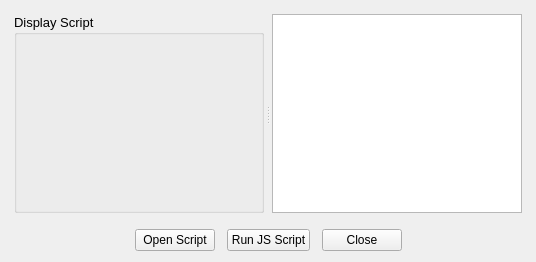
<?xml version="1.0" encoding="UTF-8"?>
<ui version="4.0">
 <class>Script</class>
 <widget class="QWidget" name="Script">
  <property name="windowTitle">
   <string>Script</string>
  </property>
  <property name="geometry">
   <rect>
    <x>0</x>
    <y>0</y>
    <width>536</width>
    <height>262</height>
   </rect>
  </property>
  <layout class="QGridLayout" name="gridLayout">
   <property name="leftMargin">
    <number>14</number>
   </property>
   <property name="topMargin">
    <number>14</number>
   </property>
   <property name="rightMargin">
    <number>14</number>
   </property>
   <item row="2" column="0">
    <layout class="QHBoxLayout" name="horizontalLayout">
     <property name="spacing">
      <number>12</number>
     </property>
     <item>
      <spacer name="horizontalSpacer_2">
       <property name="sizeHint" stdset="0">
        <size>
         <width>40</width>
         <height>20</height>
        </size>
       </property>
       <property name="orientation">
        <enum>Qt::Horizontal</enum>
       </property>
      </spacer>
     </item>
     <item>
      <widget class="QPushButton" name="openPB">
       <property name="text">
        <string>Open Script</string>
       </property>
      </widget>
     </item>
     <item>
      <widget class="QPushButton" name="runPB">
       <property name="text">
        <string>Run JS Script</string>
       </property>
      </widget>
     </item>
     <item>
      <widget class="QPushButton" name="closePB">
       <property name="text">
        <string>Close</string>
       </property>
      </widget>
     </item>
     <item>
      <spacer name="horizontalSpacer_1">
       <property name="sizeHint" stdset="0">
        <size>
         <width>48</width>
         <height>20</height>
        </size>
       </property>
       <property name="orientation">
        <enum>Qt::Horizontal</enum>
       </property>
      </spacer>
     </item>
    </layout>
   </item>
   <item row="1" column="0">
    <spacer name="verticalSpacer">
     <property name="sizeType">
      <enum>QSizePolicy::Fixed</enum>
     </property>
     <property name="sizeHint" stdset="0">
      <size>
       <width>20</width>
       <height>10</height>
      </size>
     </property>
     <property name="orientation">
      <enum>Qt::Vertical</enum>
     </property>
    </spacer>
   </item>
   <item row="0" column="0">
    <widget class="QSplitter" name="splitter">
     <property name="orientation">
      <enum>Qt::Horizontal</enum>
     </property>
     <property name="handleWidth">
      <number>8</number>
     </property>
     <property name="sizePolicy">
      <sizepolicy hsizetype="Expanding" vsizetype="Preferred">
       <horstretch>0</horstretch>
       <verstretch>0</verstretch>
      </sizepolicy>
     </property>
     <widget class="QGroupBox" name="displayGB">
      <property name="title">
       <string>Display Script</string>
      </property>
      <property name="sizePolicy">
       <sizepolicy hsizetype="Preferred" vsizetype="Preferred">
        <horstretch>0</horstretch>
        <verstretch>0</verstretch>
       </sizepolicy>
      </property>
      <property name="minimumSize">
       <size>
        <width>250</width>
        <height>0</height>
       </size>
      </property>
      <property name="font">
       <font>
        <pointsize>10</pointsize>
       </font>
      </property>
      <layout class="QVBoxLayout" name="verticalLayout"/>
     </widget>
     <widget class="QTextEdit" name="textEdit">
      <property name="sizePolicy">
       <sizepolicy hsizetype="Expanding" vsizetype="Expanding">
        <horstretch>0</horstretch>
        <verstretch>0</verstretch>
       </sizepolicy>
      </property>
      <property name="minimumSize">
       <size>
        <width>250</width>
        <height>0</height>
       </size>
      </property>
     </widget>
    </widget>
   </item>
  </layout>
 </widget>
 <tabstops>
  <tabstop>openPB</tabstop>
  <tabstop>runPB</tabstop>
  <tabstop>closePB</tabstop>
 </tabstops>
 <resources/>
 <connections/>
</ui>
